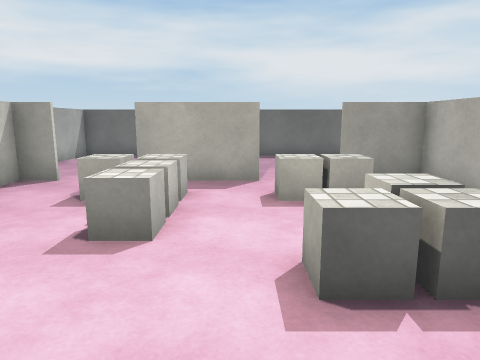
View 1 (above)

16 first-person views from a walk through a 3-D level made in the Unity game engine. The camera is 1.5 m above the floor, tilts 10° down and sees 70° across. The floor is counted in squares, 1 m on a side. Each view is taken from the middle of a square. On the plan, view 1 faces up. The plan holds only what a view shows up to about 16 squares ahead; the rest is blank. The place goes on beyond the plan. The player is left out. Some surface patterns are stand-ins.

View 2
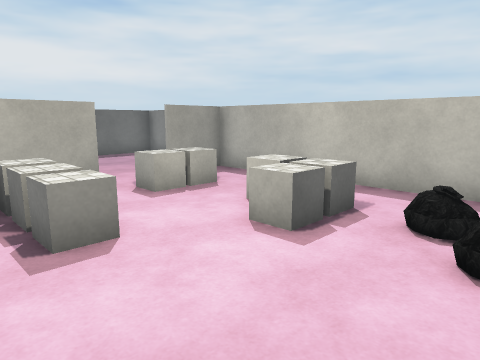

View 3
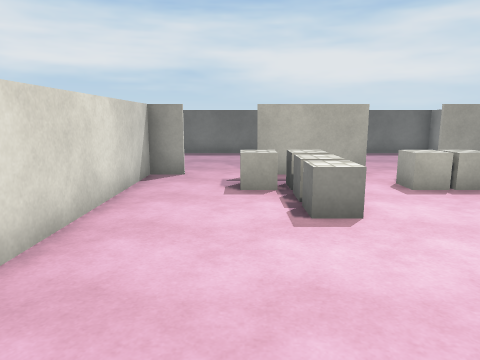

View 4
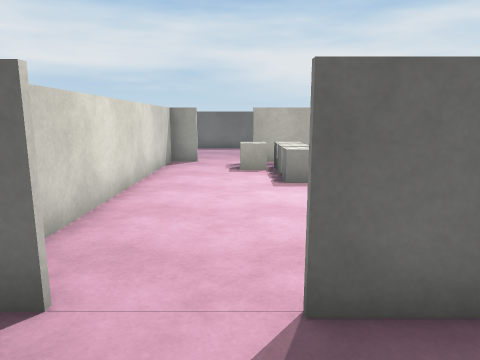

View 5
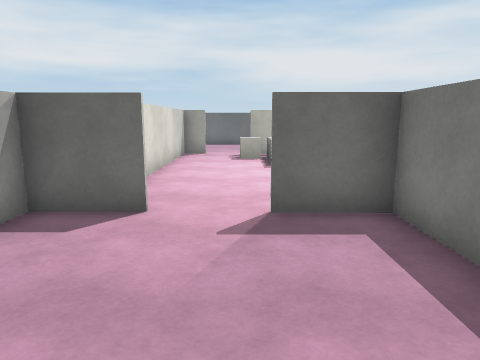

View 6
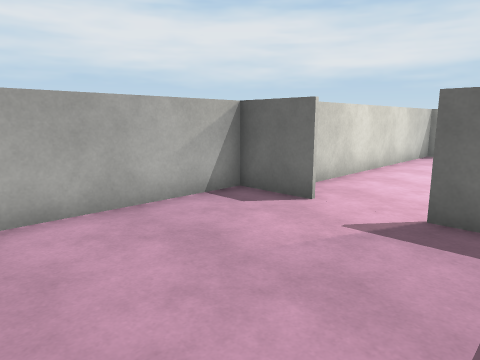

View 7
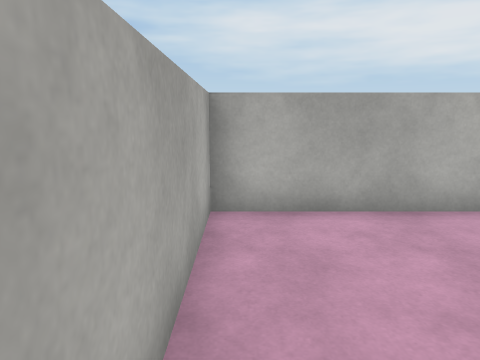

View 8
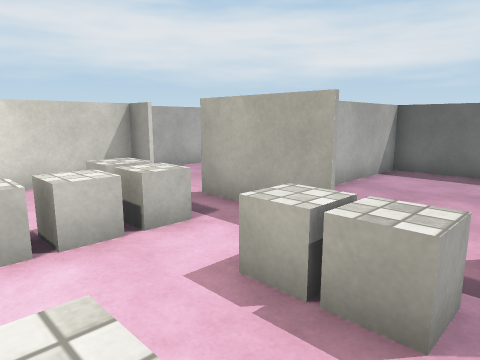

View 9
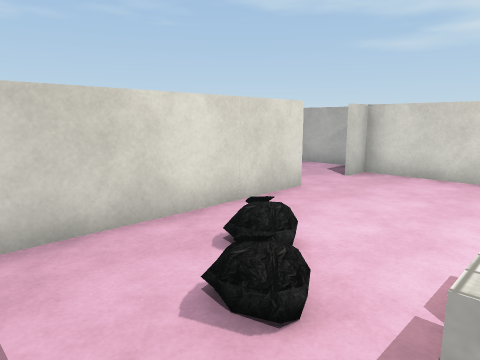

View 10
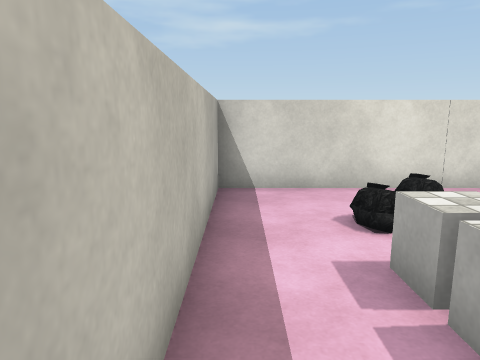

View 11
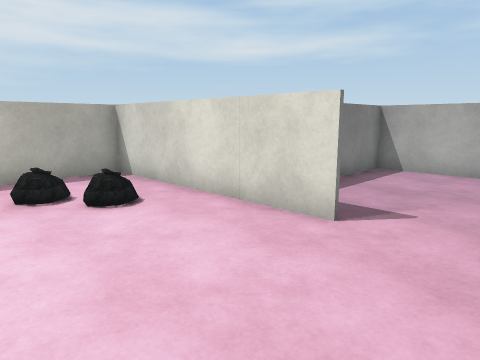

View 12
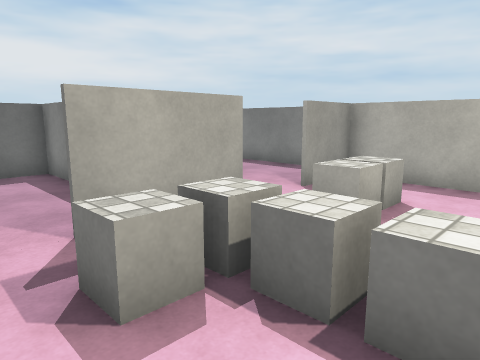

View 13
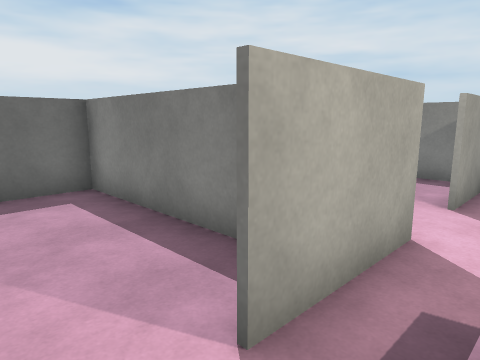

View 14
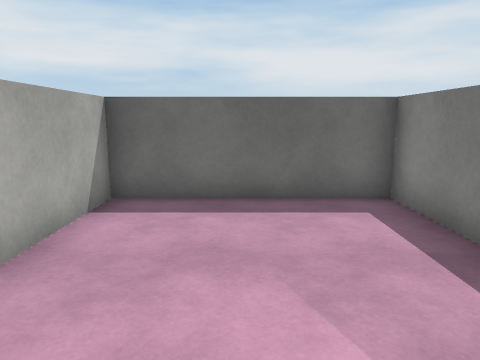

View 15
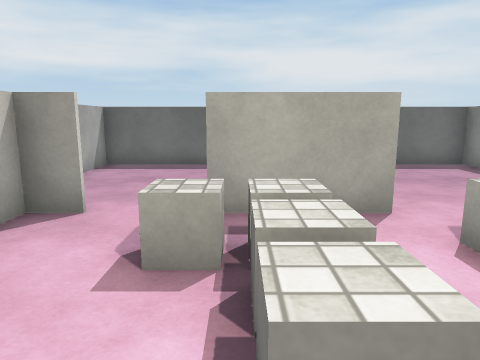

View 16
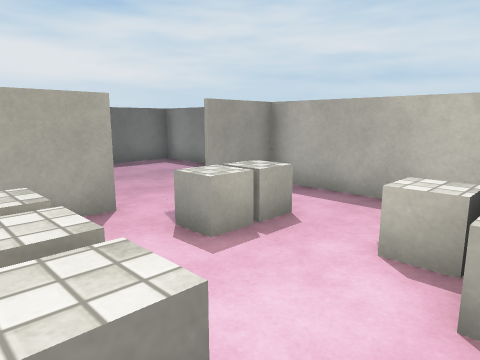

### Floor plan
Ten units are one square. View 1 is at (0, 0); x grows to the right and y downward. Boxes are objects, and circles mark ways between rooms. Rooms are numbered by the first view taken in them; rooms with no view inside come last. Other rooms are left out.
<svg viewBox="-70 -150 120 230">
<path fill="none" stroke="#000" d="M45 -14 45 -55M5 -84 -26 -84M-25 15 45 15M45 -84 24 -84M-55 -55 -55 -4M-11 -99 -11 -145M-45 -84 -55 -84 -55 -75M-55 15 -45 15M-15 -145 -65 -145 -65 -96M-5 36 -5 16 -25 16M-5 65 -5 51M-45 16 -55 16M-65 25 -65 75 -5 75M45 -145 -5 -145M-10 -145 -10 -110"/>
<rect x="-35" y="-75" width="10" height="20" fill="#bbb"><title>cube</title></rect>
<rect x="-25" y="-45" width="20" height="10" fill="#bbb"><title>cube</title></rect>
<rect x="-25" y="-55" width="20" height="10" fill="#bbb"><title>cube</title></rect>
<rect x="-25" y="-75" width="20" height="20" fill="#bbb"><title>cube</title></rect>
<rect x="5" y="-5" width="10" height="10" fill="#bbb"><title>other object</title></rect>
<rect x="5" y="-35" width="10" height="10" fill="#bbb"><title>cube</title></rect>
<rect x="5" y="-75" width="10" height="20" fill="#bbb"><title>cube</title></rect>
<rect x="15" y="-15" width="10" height="10" fill="#bbb"><title>other object</title></rect>
<rect x="15" y="-35" width="10" height="10" fill="#bbb"><title>cube</title></rect>
<rect x="15" y="-45" width="10" height="10" fill="#bbb"><title>cube</title></rect>
<rect x="15" y="-75" width="10" height="20" fill="#bbb"><title>cube</title></rect>
<circle cx="-10" cy="70" r="3" fill="#2a7"/>
<circle cx="-35" cy="20" r="3" fill="#2a7"/>
<text x="10" y="-30">1</text>
<text x="-30" y="50">2</text>
<text x="20" y="-120">3</text>
</svg>
Room 1 opens to room 2.

Where each view was taken, in squares from view 1:
view 1: 0 up, 0 right, facing up
view 2: 0 up, 3 left, facing up-right
view 3: 1 down, 3 left, facing up
view 4: 4 down, 3 left, facing up
view 5: 7 down, 3 left, facing up
view 6: 7 down, 1 left, facing up-left
view 7: 7 down, 1 left, facing left
view 8: 4 up, 3 right, facing up-left
view 9: 3 up, 4 right, facing down-left
view 10: 6 up, 4 right, facing down
view 11: 3 up, 5 left, facing down-right
view 12: 4 up, 4 left, facing up-right
view 13: 7 up, 4 left, facing up-right
view 14: 8 up, 4 left, facing up
view 15: 3 up, 2 left, facing up
view 16: 3 up, 2 left, facing up-right
